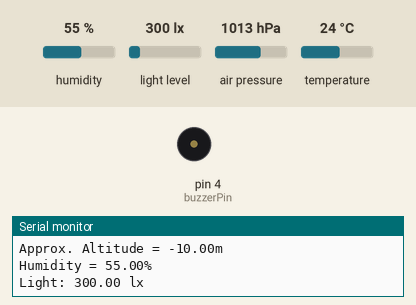
The sketch below on a simulated Arduino Uno, built with avr-gcc and run on an emulated ATmega328P. Shown: buzzer (waves = sounding), the last lines printed to the serial monitor. Inputs (shaded band) come from the test bench; at power-on: light level 300 lx, humidity 55 %, air pressure 1013 hPa, temperature 24 °C.

Above: at 1.2 s.
1.3 s: light level set to 965 lx
4.3 s: light level set to 1033 lx
At 7.6 s:
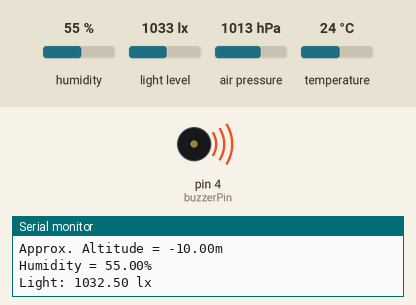
10.4 s: light level set to 40 lx
11.9 s: light level set to 1500 lx
At 14.7 s:
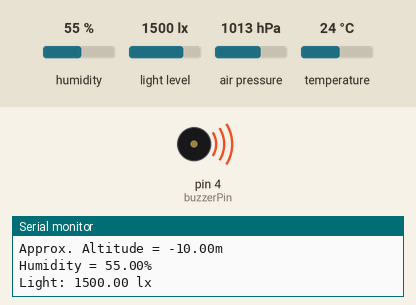
Timing chart, 0 to 18.9 s (numbered marks = the images above; inputs shaded):
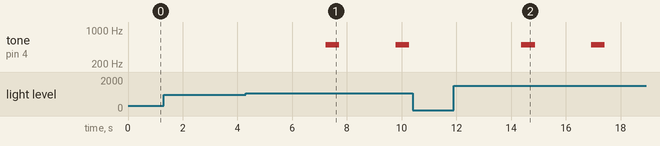

The sketch:

Sensors_THP_light.ino
```cpp
#include <Wire.h>
#include <Adafruit_Sensor.h>
#include <Adafruit_BME280.h>
#include <BH1750.h>

#define SEALEVELPRESSURE_HPA (1011.80)
#define buzzerPin 4
Adafruit_BME280 bme;
BH1750 lightMeter;

void setup() {
  pinMode(buzzerPin, OUTPUT);
	Serial.begin(9600);

	if (!bme.begin(0x76)) {
		Serial.println("Could not find a valid BME280 sensor, check wiring!");
		while (1);
	}

  pinMode(buzzerPin, OUTPUT);

  // Initialize the I2C bus (BH1750 library doesn't do this automatically)
  Wire.begin();
  // On esp8266 you can select SCL and SDA pins using Wire.begin(D4, D3);
  // For Wemos / Lolin D1 Mini Pro and the Ambient Light shield use
  // Wire.begin(D2, D1);

  lightMeter.begin();

  Serial.println(F("BH1750 Test begin"));
}

void loop() {
	Serial.print("Temperature = ");
	Serial.print(bme.readTemperature());
	Serial.println("*C");

	Serial.print("Pressure = ");
	Serial.print(bme.readPressure() / 100.0F);
	Serial.println("hPa");

	Serial.print("Approx. Altitude = ");
	Serial.print(bme.readAltitude(SEALEVELPRESSURE_HPA));
	Serial.println("m");

	Serial.print("Humidity = ");
	Serial.print(bme.readHumidity());
	Serial.println("%");

	Serial.println();

    if (bme.readTemperature() > 27.0) {
      digitalWrite(buzzerPin, HIGH); // turn the LED on (HIGH is the voltage level)
      delay(500);
      digitalWrite(buzzerPin, LOW); // turn the LED on (HIGH is the voltage level)
    }
  float lux = lightMeter.readLightLevel();
  Serial.print("Light: ");
  Serial.print(lux);
  Serial.println(" lx");
  delay(1000);

    if (lux > 1000.) {
      // digitalWrite(buzzerPin, HIGH); // turn the LED on (HIGH is the voltage level)
      tone(buzzerPin, 500, 500);

      delay(500);
      // digitalWrite(buzzerPin, LOW); // turn the LED on (HIGH is the voltage level)
    }

	delay(1000);
}
```

Measured:
- the behaviour switches between 1000 and 1001 lx on light level (found by bisection; images 0 and 1)
- after the input at 4.3 s, tone on pin 4 (buzzerPin): alternates 500 Hz for 0.50 s and silent for 2.1 s, starting after 2.9 s
- after the input at 11.9 s, tone on pin 4 (buzzerPin): alternates 500 Hz for 0.50 s and silent for 2.1 s, starting after 2.5 s
